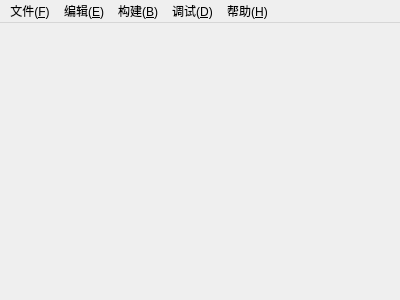
<?xml version="1.0" encoding="UTF-8"?>
<ui version="4.0">
 <class>MainWindow</class>
 <widget class="QMainWindow" name="MainWindow">
  <property name="geometry">
   <rect>
    <x>0</x>
    <y>0</y>
    <width>400</width>
    <height>300</height>
   </rect>
  </property>
  <property name="windowTitle">
   <string>MainWindow</string>
  </property>
  <widget class="QWidget" name="centralWidget">
   <layout class="QGridLayout" name="gridLayout_2">
    <item row="1" column="0" colspan="3">
     <layout class="QGridLayout" name="gridLayout"/>
    </item>
   </layout>
  </widget>
  <widget class="QMenuBar" name="menuBar">
   <property name="geometry">
    <rect>
     <x>0</x>
     <y>0</y>
     <width>400</width>
     <height>23</height>
    </rect>
   </property>
   <widget class="QMenu" name="menuFILE">
    <property name="title">
     <string>文件(&amp;F)</string>
    </property>
    <widget class="QMenu" name="menu">
     <property name="title">
      <string>最近使用的文件</string>
     </property>
    </widget>
    <addaction name="newFile"/>
    <addaction name="openFile"/>
    <addaction name="menu"/>
    <addaction name="separator"/>
    <addaction name="saveNormal"/>
    <addaction name="saveAs"/>
    <addaction name="separator"/>
    <addaction name="action_X"/>
   </widget>
   <widget class="QMenu" name="menu_E">
    <property name="title">
     <string>编辑(&amp;E)</string>
    </property>
    <addaction name="action_Z"/>
    <addaction name="action_Y"/>
    <addaction name="separator"/>
    <addaction name="toUpper"/>
    <addaction name="formatText"/>
    <addaction name="action_C"/>
    <addaction name="separator"/>
    <addaction name="action_2"/>
   </widget>
   <widget class="QMenu" name="menu_B">
    <property name="title">
     <string>构建(&amp;B)</string>
    </property>
    <addaction name="action_R"/>
    <addaction name="action_B"/>
    <addaction name="action_Q"/>
    <addaction name="setArgvAction"/>
   </widget>
   <widget class="QMenu" name="menu_D">
    <property name="title">
     <string>调试(&amp;D)</string>
    </property>
    <addaction name="debugAction"/>
    <addaction name="gDebugAction"/>
    <addaction name="manualAction"/>
   </widget>
   <widget class="QMenu" name="menu_H">
    <property name="title">
     <string>帮助(&amp;H)</string>
    </property>
    <addaction name="setColor"/>
    <addaction name="aboutAction"/>
   </widget>
   <addaction name="menuFILE"/>
   <addaction name="menu_E"/>
   <addaction name="menu_B"/>
   <addaction name="menu_D"/>
   <addaction name="menu_H"/>
  </widget>
  <action name="newFile">
   <property name="text">
    <string>新建(&amp;N)</string>
   </property>
   <property name="shortcut">
    <string>Ctrl+N</string>
   </property>
  </action>
  <action name="saveNormal">
   <property name="text">
    <string>保存(&amp;S)</string>
   </property>
   <property name="shortcut">
    <string>Ctrl+S</string>
   </property>
  </action>
  <action name="saveAs">
   <property name="text">
    <string>另存为</string>
   </property>
   <property name="shortcut">
    <string>Ctrl+Shift+S</string>
   </property>
  </action>
  <action name="action_X">
   <property name="text">
    <string>退出(&amp;X)</string>
   </property>
  </action>
  <action name="action_Z">
   <property name="text">
    <string>撤销(&amp;Z)</string>
   </property>
  </action>
  <action name="action_Y">
   <property name="text">
    <string>恢复(&amp;Y)</string>
   </property>
  </action>
  <action name="action_R">
   <property name="text">
    <string>编译并运行(&amp;R)</string>
   </property>
   <property name="shortcut">
    <string>Ctrl+R</string>
   </property>
  </action>
  <action name="action_B">
   <property name="text">
    <string>仅构建(&amp;B)</string>
   </property>
   <property name="shortcut">
    <string>Ctrl+B</string>
   </property>
  </action>
  <action name="action_Q">
   <property name="text">
    <string>仅运行(&amp;Q)</string>
   </property>
   <property name="shortcut">
    <string>Ctrl+Q</string>
   </property>
  </action>
  <action name="debugAction">
   <property name="text">
    <string>启动调试(&amp;D)</string>
   </property>
   <property name="shortcut">
    <string>Ctrl+D</string>
   </property>
  </action>
  <action name="openFile">
   <property name="text">
    <string>打开(&amp;O)</string>
   </property>
   <property name="shortcut">
    <string>Ctrl+O</string>
   </property>
  </action>
  <action name="toUpper">
   <property name="text">
    <string>转为大写</string>
   </property>
   <property name="toolTip">
    <string>选区转为大写</string>
   </property>
   <property name="shortcut">
    <string>Ctrl+U</string>
   </property>
  </action>
  <action name="formatText">
   <property name="text">
    <string>格式化文档(&amp;Tab)</string>
   </property>
  </action>
  <action name="aboutAction">
   <property name="text">
    <string>关于(&amp;A)</string>
   </property>
  </action>
  <action name="setArgvAction">
   <property name="text">
    <string>设置启动参数</string>
   </property>
   <property name="shortcut">
    <string>F4</string>
   </property>
  </action>
  <action name="gDebugAction">
   <property name="text">
    <string>图形化调试</string>
   </property>
   <property name="shortcut">
    <string>F5</string>
   </property>
  </action>
  <action name="manualAction">
   <property name="text">
    <string>手动模式</string>
   </property>
   <property name="shortcut">
    <string>F6</string>
   </property>
  </action>
  <action name="action_C">
   <property name="text">
    <string>注释选定块(&amp;C)</string>
   </property>
   <property name="shortcut">
    <string>Ctrl+;</string>
   </property>
  </action>
  <action name="setColor">
   <property name="text">
    <string>配色设置(&amp;C)</string>
   </property>
  </action>
  <action name="action_2">
   <property name="text">
    <string>查找和替换...</string>
   </property>
   <property name="shortcut">
    <string>Ctrl+F, Ctrl+H</string>
   </property>
  </action>
 </widget>
 <layoutdefault spacing="6" margin="11"/>
 <resources/>
 <connections/>
</ui>
